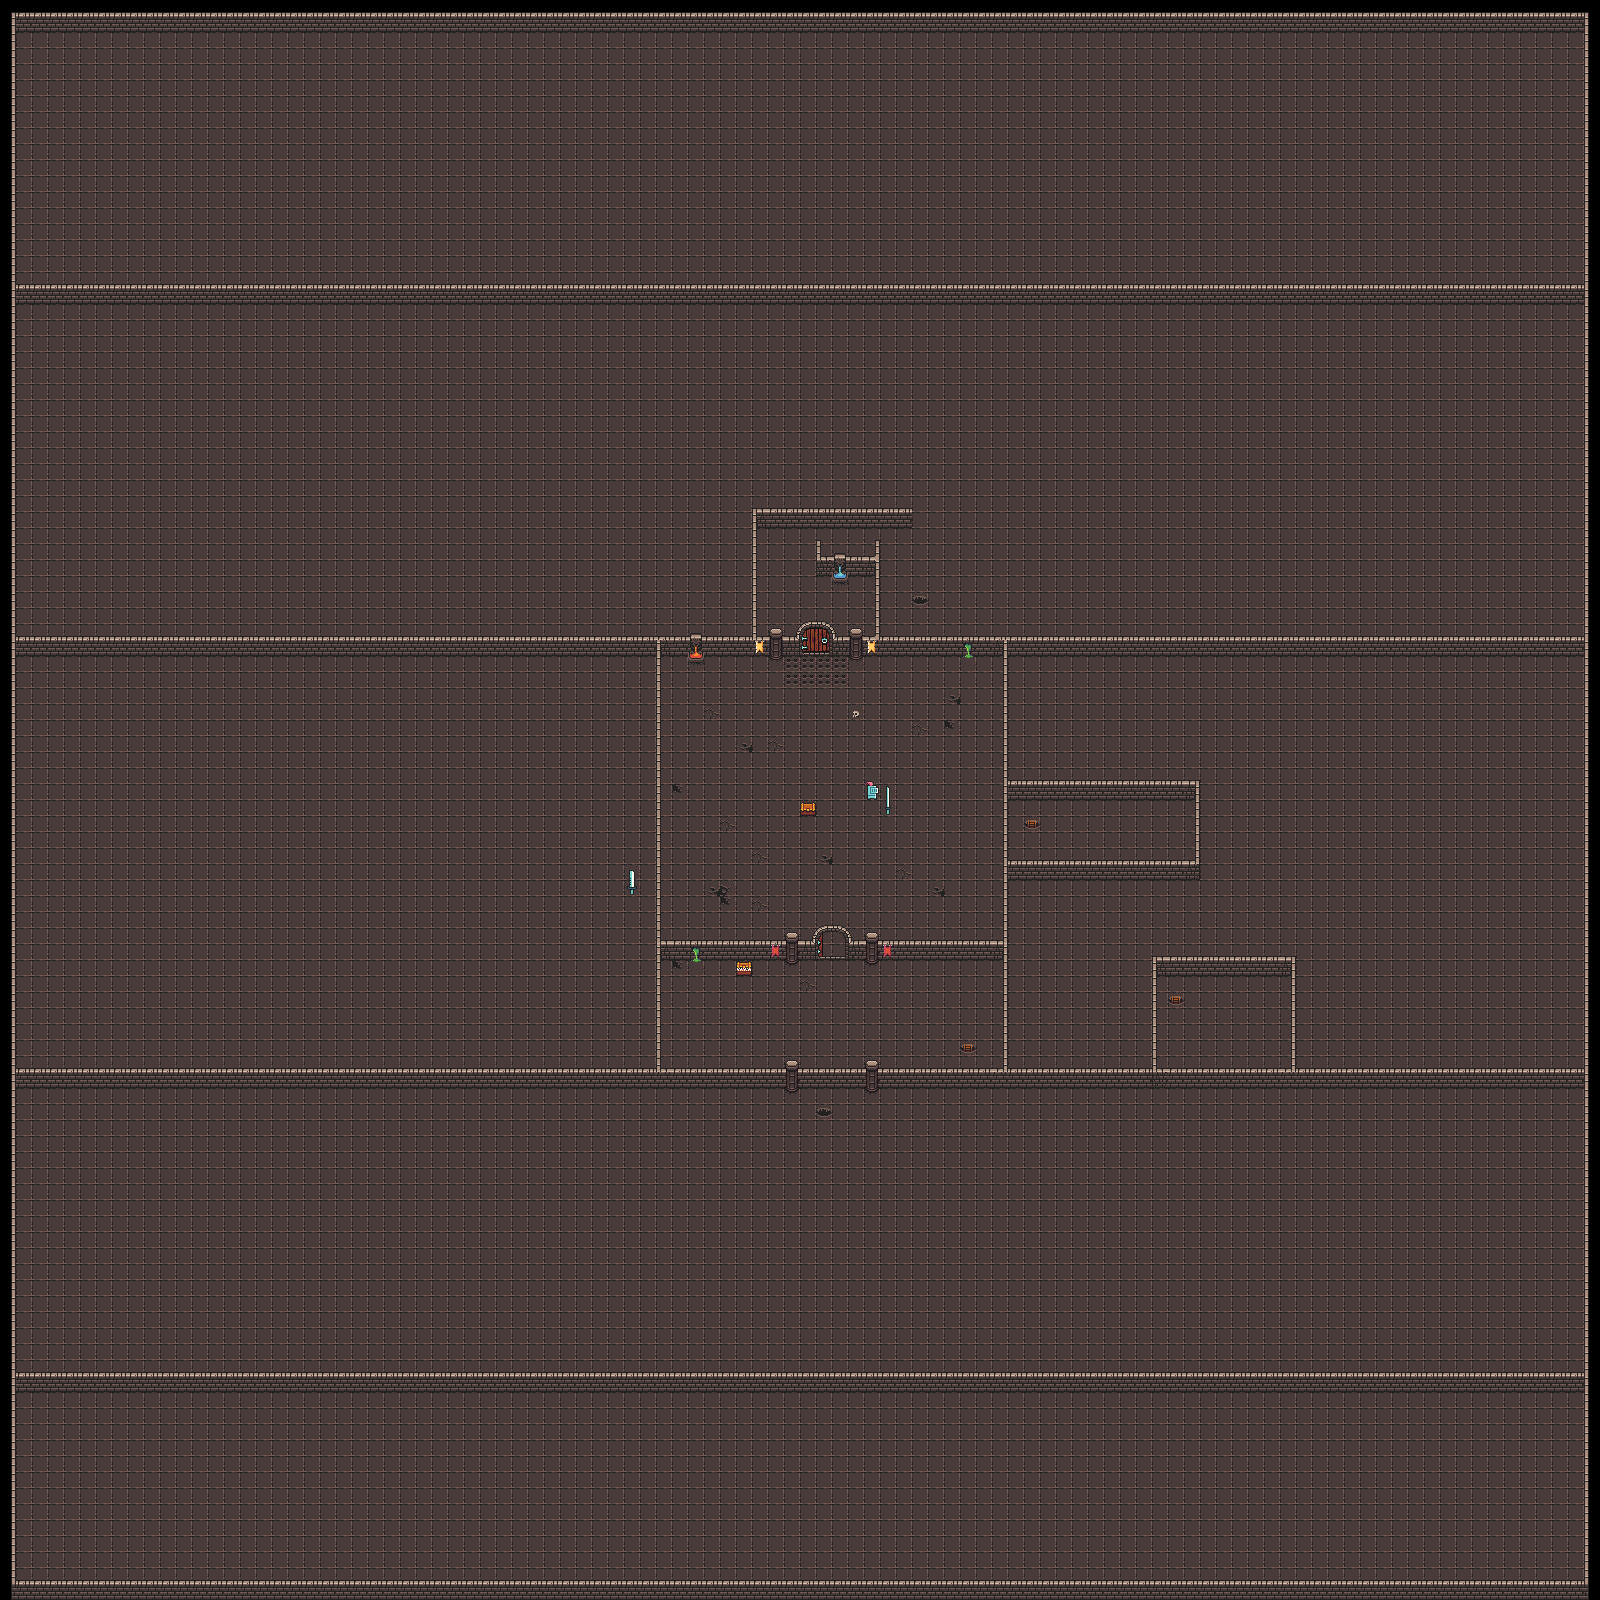

A level layout from a 2D game, rendered from its tile map. Below: a short description, then the map file with tile-grid data replaced by summaries:
An orthogonal 100x100 tile map with 16x16 px tiles, 3 tile layers (Tile Layer 1, Collision Walls., Non-Collidables).

<map version="1.2" tiledversion="1.2.3" orientation="orthogonal" renderorder="right-down" width="100" height="100" tilewidth="16" tileheight="16" infinite="0" nextlayerid="4" nextobjectid="1">
 <tileset firstgid="1" source="DungeonTileset.tsx" />
 <layer id="1" name="Tile Layer 1" width="100" height="100">
  <data>[10000 cells, 10000 non-empty, 13 distinct tile ids]</data>
 </layer>
 <layer id="2" name="Collision Walls." width="100" height="100">
  <data>[10000 cells, 1535 non-empty, 31 distinct tile ids]</data>
 </layer>
 <layer id="3" name="Non-Collidables" width="100" height="100">
  <data>[10000 cells, 125 non-empty, 42 distinct tile ids]</data>
 </layer>
</map>
